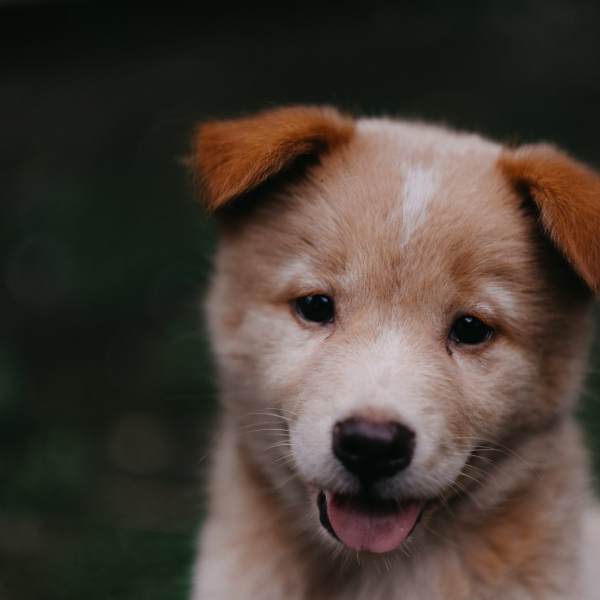
#> input picture .vscode/resimler/pupy.png, 600 x 600 px, found by its file name
$ python egitim.py
#> lines starting #> are read from the running program, lines starting #| are printed output that depends on the picture
import numpy as np
import matplotlib.pyplot as plt
from PIL import Image

yol = r'C:\Users\Ömer Efe\Desktop\a\yazılım\OpenCV\pupy.png'
pic = Image.open(yol)
#> pic is the input picture: PIL image 600x600 RGBA; mean R, G, B, A 71.7, 61.4, 53.1, 255

plt.imshow(pic)


type(pic)

pic_arr= np.asarray(pic)
pic_arr.shape

plt.imshow(pic_arr)
pic_red = pic_arr.copy()

pic_red[:, :, 1] = 0
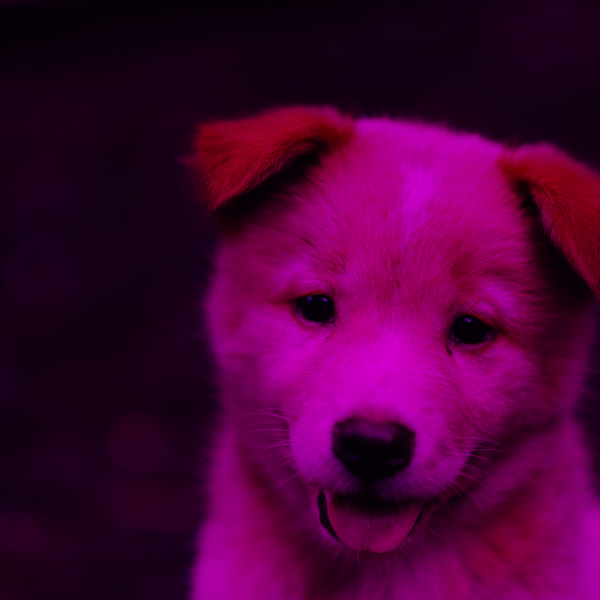
#> pic_red: shape (600, 600, 4); mean R, G, B, A 71.7, 0, 53.1, 255
pic_red[:, :, 2] = 0
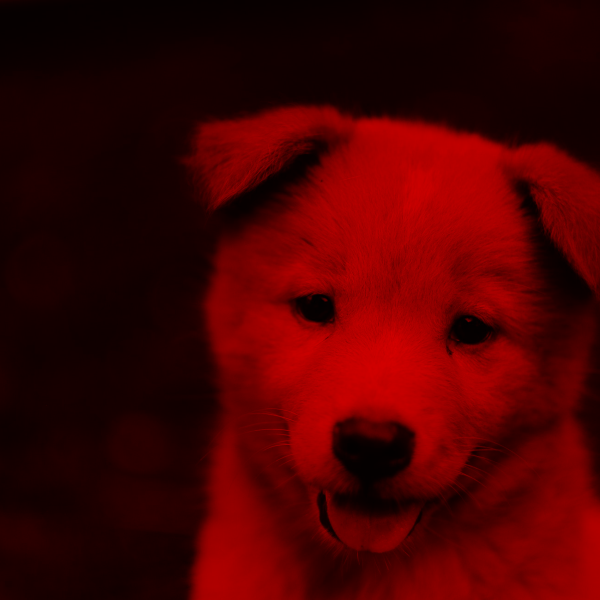
#> pic_red: shape (600, 600, 4); mean R, G, B, A 71.7, 0, 0, 255

plt.imshow(pic_red)
plt.show()
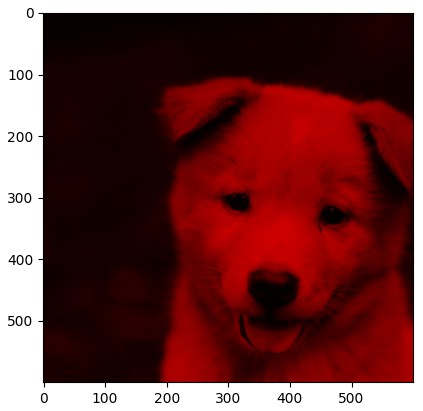
#> figure drawn by matplotlib, 1 panel
